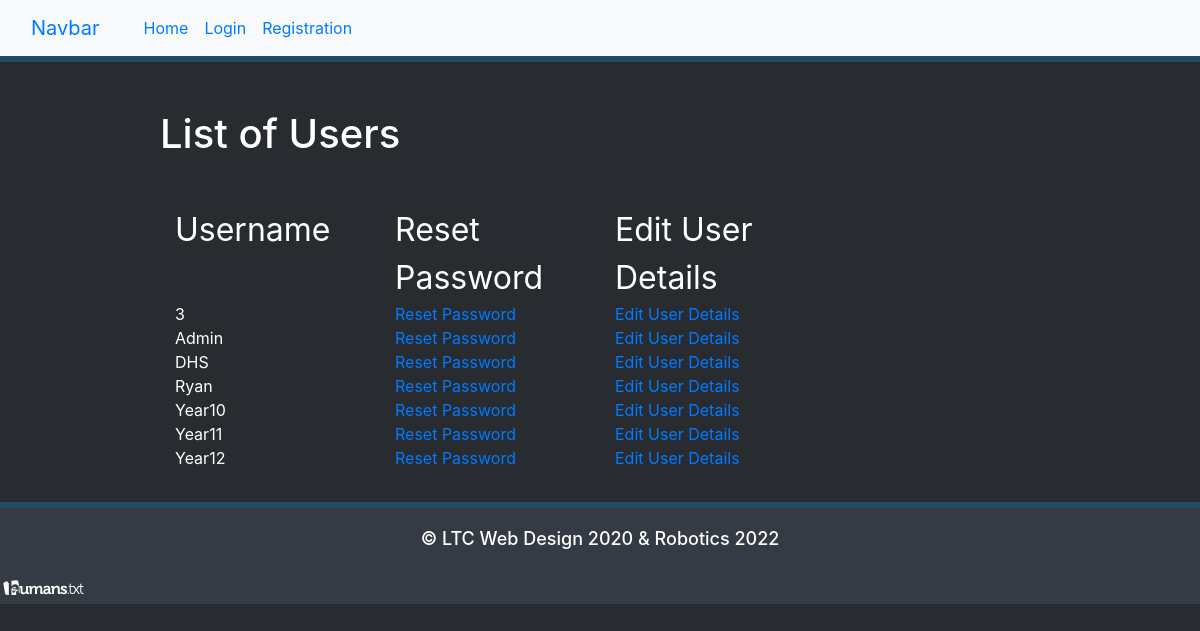
Before: /report/listallusers with the older database file.
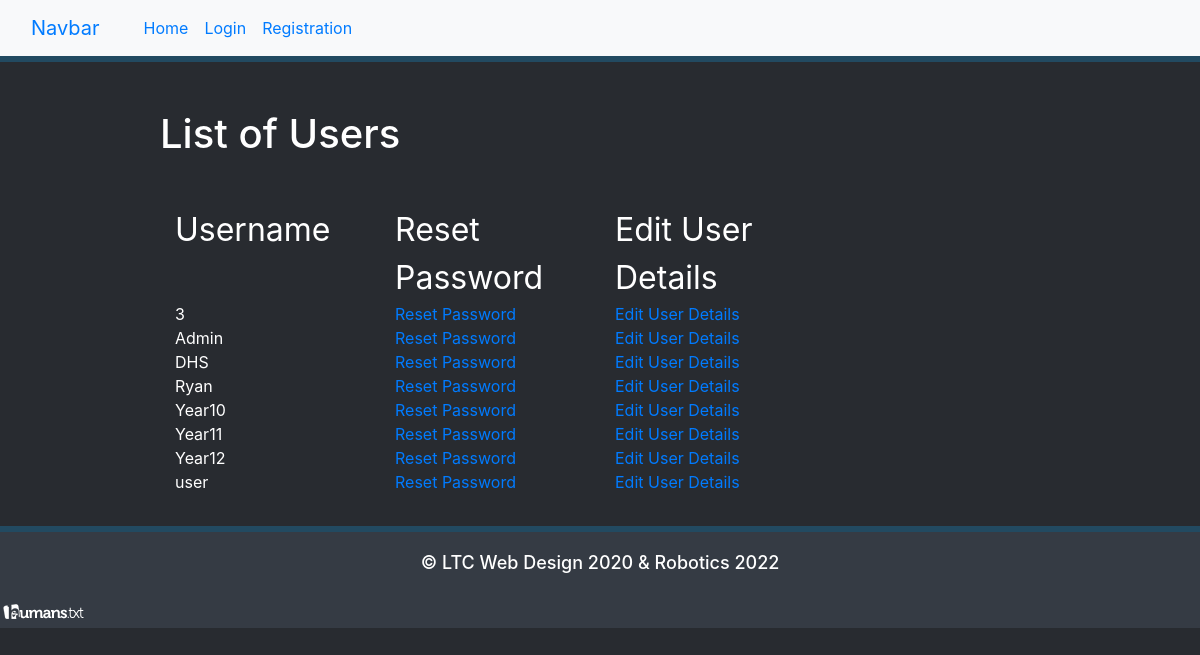
After: the same page with the newer database file.
### models.py (models this page shows, shortened)
class User(UserMixin, db.Model):
    id = db.Column(db.Integer, primary_key=True)
    name = db.Column(db.String(64), index=True, unique=True)
    username = db.Column(db.String(64), index=True, unique=True)
    email = db.Column(db.String(120), index=True, unique=True)
    password_hash = db.Column(db.String(128))
    is_administrator = db.Column(db.Boolean)
    current_score = db.Column(db.Integer)
    active_player = db.Column(db.Boolean)

### bp_game_management.py (the view)
@game_management_blueprint.route('/report/listallusers')
def display_users():
    sql = text('select username, id from user')
    result = db.engine.execute(sql)
    users = []
    for row in result:
        users.append(row)
    return render_template('userList.html', Title='List of Users', data=users, user=current_user)

### templates/userList.html (shortened to what this page needs)
{% extends 'base.html' %}
{% block header %}
  <h1>{{ Title }}</h1>
{% endblock %}
{% block content %}
    <div class="container-fluid">
        <div class="row">
            <div style='font-size: xx-large' class="col-lg-3 text-white">Username</div>
            <div style='font-size: xx-large' class="col-lg-3 text-white">Reset Password</div>
            <div style='font-size: xx-large' class="col-lg-3 text-white">Edit User Details</div>
        </div>
        {% for user in data %}
            <div class="row">
                <div class="col-lg-3 text-white">{{ user[0] }}</div>
                <div class="col-lg-3 text-white"><a href="/reset_password/{{ user[1] }}">Reset Password</a></div>
                <div class="col-lg-3 text-white"><a href="/edit_user/{{ user[1] }}">Edit User Details</a></div>
            </div>
        {% endfor %}
    </div>
{% endblock %}

Changed rows visible on the page:
added User: username "user"
